Frame 1 (no input): blank canvas, image omitted
Frame 60 (the mouse pressed at the canvas centre just before this capture): blank canvas, image omitted
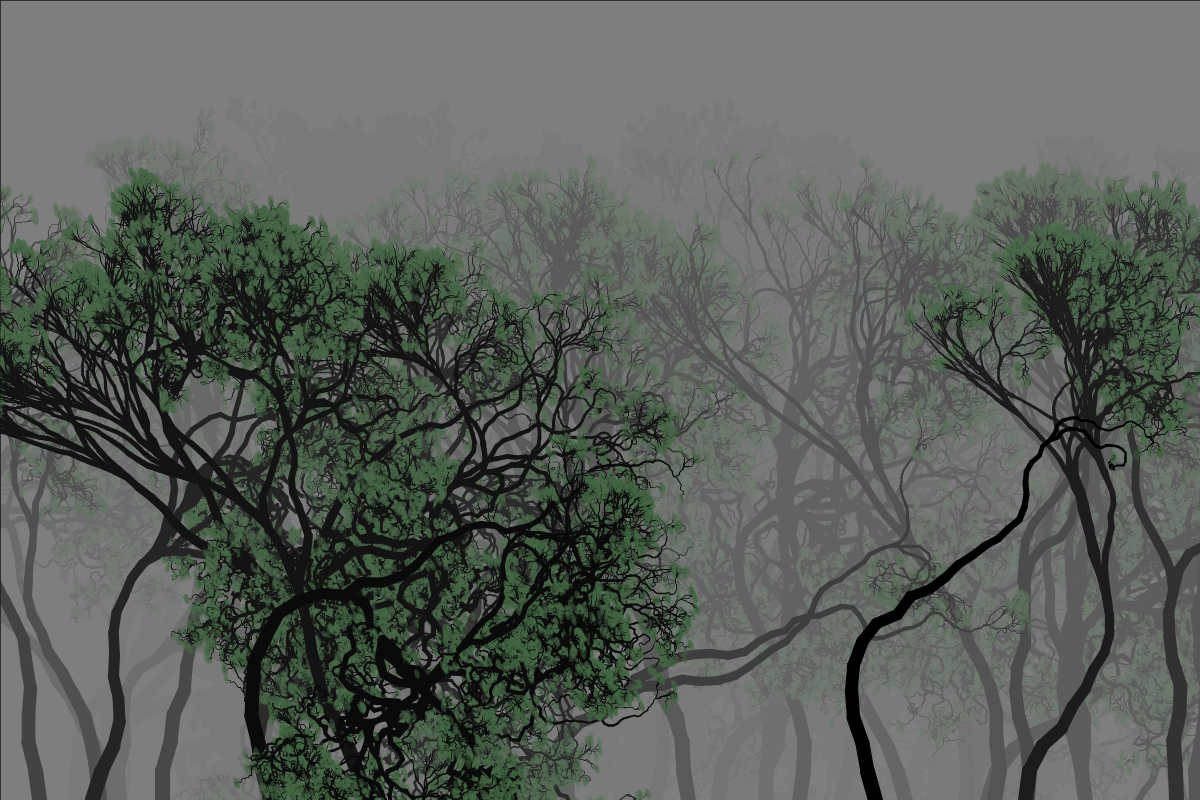
Frame 120 (the mouse held since frame 60 and released just before this capture)

The Processing sketch whose frames 1 and 60 were blank and that drew this single picture after the mouse press (run headless with seeded random() and noise(); from frame 60 on, the mouse is pressed at the canvas centre):

// Processing sketch: processing_5434
// ── processing_5434.pde

float angleRandom1 =.8;
float angleRandom2 =1/angleRandom1;
float lengthRandom1 = 1.01;
float lengthRandom2 = .08;

void setup(){
  size(1200,800);
  background(126);
  smooth();
}

void draw(){
  translate(width/2,height);
  rotate(PI);
  strokeWeight(0);
  
  if (mousePressed == true){
    fill(126,20);
    rect(-width/2,0,width,height);
    strokeWeight(1);
    pushMatrix();
    translate(random(-width/2,width/2),0);
    rotate(random(-PI/9,PI/9));
    
    branch(30,PI/2, 0,0);
    popMatrix();
  }
}
/* branch takes an initial length, a starting angle, and x,y 
  coordinates uses an algorithm for finding the end point of 
  that branch
  recursively draws branches from that endpoint.
  number of branches 1-3 is decided by a random float
   */
void branch(float branchLength,float angle,float startX,float startY){
  
  if(branchLength < 1){
    fill(60,100,60,126);
    noStroke();
    ellipse(startX,startY,5,10);
    stroke(0);
  }
  
  else{
    float randomNess = random(0,100);
    strokeWeight(branchLength/2);
    float endX = cos(angle)*branchLength;
    float endY = sin(angle)*branchLength;
    line(startX,startY,startX+endX,startY+endY);
    startX += endX;
    startY += endY;
    
    if (randomNess >0 && randomNess<90){

      branch(branchLength/(random(lengthRandom1,lengthRandom1+lengthRandom2)), angle*random(angleRandom1, angleRandom2), startX,startY);

    }
    
    else if(randomNess>=90 && randomNess< 94){

      branch(branchLength/(random(lengthRandom1,lengthRandom1+lengthRandom2)), angle*random(angleRandom1, angleRandom2),startX,startY);

      branch(branchLength/(random(lengthRandom1,lengthRandom1+lengthRandom2)), angle*random(angleRandom1, angleRandom2),startX,startY);

    }

    else if(randomNess>= 94 && randomNess< 98){

      branch(branchLength/(random(lengthRandom1,lengthRandom1+lengthRandom2)), angle*random(angleRandom1, angleRandom2),startX,startY);

      branch(branchLength/(random(lengthRandom1,lengthRandom1+lengthRandom2)), angle*random(angleRandom1, angleRandom2),startX,startY);

      branch(branchLength/(random(lengthRandom1,lengthRandom1+lengthRandom2)), angle*random(angleRandom1, angleRandom2),startX,startY);


    }
    
    else {

      branch(branchLength,angle,startX,startY);

    }

  }

}
